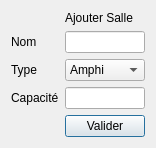
<?xml version="1.0" encoding="UTF-8"?>
<ui version="4.0">
 <class>addsalle</class>
 <widget class="QDialog" name="addsalle">
  <property name="geometry">
   <rect>
    <x>0</x>
    <y>0</y>
    <width>147</width>
    <height>138</height>
   </rect>
  </property>
  <property name="windowTitle">
   <string>Dialog</string>
  </property>
  <layout class="QGridLayout" name="gridLayout">
   <item row="1" column="0">
    <widget class="QLabel" name="label">
     <property name="text">
      <string>Nom</string>
     </property>
    </widget>
   </item>
   <item row="4" column="0">
    <widget class="QLabel" name="label_3">
     <property name="text">
      <string>Type</string>
     </property>
    </widget>
   </item>
   <item row="1" column="1">
    <widget class="QLineEdit" name="lineEdit"/>
   </item>
   <item row="0" column="1">
    <widget class="QLabel" name="label_2">
     <property name="text">
      <string>Ajouter Salle</string>
     </property>
    </widget>
   </item>
   <item row="6" column="0">
    <spacer name="verticalSpacer">
     <property name="orientation">
      <enum>Qt::Vertical</enum>
     </property>
     <property name="sizeHint" stdset="0">
      <size>
       <width>20</width>
       <height>40</height>
      </size>
     </property>
    </spacer>
   </item>
   <item row="4" column="2">
    <spacer name="horizontalSpacer">
     <property name="orientation">
      <enum>Qt::Horizontal</enum>
     </property>
     <property name="sizeHint" stdset="0">
      <size>
       <width>40</width>
       <height>20</height>
      </size>
     </property>
    </spacer>
   </item>
   <item row="1" column="2">
    <spacer name="horizontalSpacer_2">
     <property name="orientation">
      <enum>Qt::Horizontal</enum>
     </property>
     <property name="sizeHint" stdset="0">
      <size>
       <width>40</width>
       <height>20</height>
      </size>
     </property>
    </spacer>
   </item>
   <item row="5" column="0">
    <widget class="QLabel" name="label_4">
     <property name="text">
      <string>Capacité</string>
     </property>
    </widget>
   </item>
   <item row="5" column="1">
    <widget class="QLineEdit" name="lineEdit_3"/>
   </item>
   <item row="6" column="1">
    <widget class="QPushButton" name="pushButton">
     <property name="text">
      <string>Valider</string>
     </property>
    </widget>
   </item>
   <item row="4" column="1">
    <widget class="QComboBox" name="comboBox">
     <item>
      <property name="text">
       <string>Amphi</string>
      </property>
     </item>
     <item>
      <property name="text">
       <string>Td</string>
      </property>
     </item>
     <item>
      <property name="text">
       <string>Tp</string>
      </property>
     </item>
    </widget>
   </item>
  </layout>
 </widget>
 <resources/>
 <connections/>
</ui>
